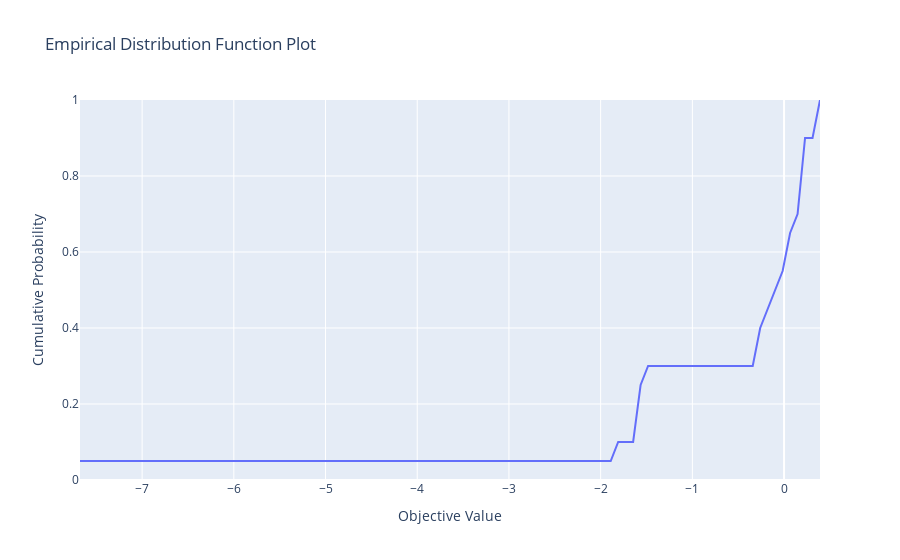

The notebook cell this image was saved under:
### Code cell
fig = optuna.visualization.plot_edf(study)
fig.show()
